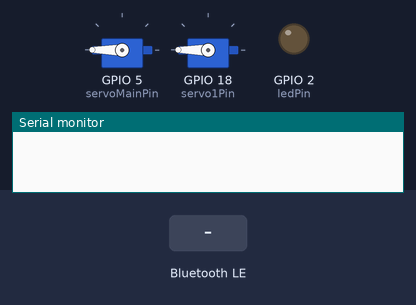
The program below on a simulated ESP32. Shown: 2 × servo, output pins drawn as LEDs (lit = HIGH), the last lines printed to the serial monitor. The inputs (shaded band) are chosen by the test bench. Nothing arrives over Bluetooth unless stated; a phone connects over Bluetooth LE 3 s after start.

Above: at 0.5 s.
At 3.2 s:
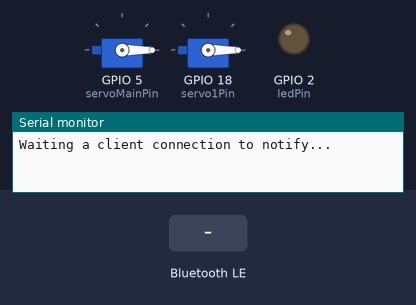
3.3 s: Bluetooth LE write "1" received
Timing chart, 0 to 6.3 s (numbered marks = the images above; inputs shaded):
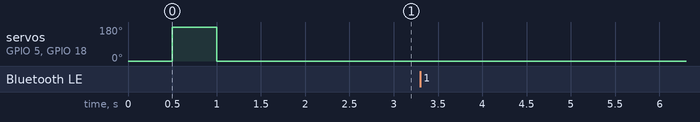

The program:

main.cpp
```cpp
/*
  Based on Neil Kolban example for IDF: https://github.com/nkolban/esp32-snippets/blob/master/cpp_utils/tests/BLE%20Tests/SampleNotify.cpp
  Ported to Arduino ESP32 by Evandro Copercini
  updated by chegewara and MoThunderz
*/
#include <BLEDevice.h>
#include <BLEServer.h>
#include <BLEUtils.h>
#include <BLE2902.h>
#include <HardwareSerial.h>
#include <ESP32Servo.h>

BLEServer* pServer = NULL;
BLECharacteristic* pCharacteristic = NULL;
BLEDescriptor *pDescr;
BLE2902 *pBLE2902;

bool deviceConnected = false;
bool oldDeviceConnected = false;
bool isSelamIsGiven = false;

// See the following for generating UUIDs:
// https://www.uuidgenerator.net/

std::string incomingData = "";

Servo servoMain;
Servo servo1;

int servoMainPin = 5;
int servo1Pin = 18;

int ledPin = 2;

// #define SERVICE_UUID        "4fafc201-1fb5-459e-8fcc-c5c9c331914b"
#define SERVICE_UUID        "4fafc201-1fb5-459e-8fcc-c5c9c331914b"
#define CHARACTERISTIC_UUID "beefcafe-36e1-4688-b7f5-00000000000b"
// #define CHARACTERISTIC_UUID "beb5483e-36e1-4688-b7f5-ea07361b26a8"

class MyServerCallbacks : public BLEServerCallbacks
{
  void onConnect(BLEServer *pServer)
  {
    if(!deviceConnected){
      deviceConnected = true;
      Serial.println("Connected");
    }
  };

  void onDisconnect(BLEServer *pServer)
  {
    if(deviceConnected){
      deviceConnected = false;
      Serial.println("Disconnected");
    }
  }
};

class CharacteristicsCallbacks : public BLECharacteristicCallbacks
{
  void onWrite(BLECharacteristic *pCharacteristic)
  {
    incomingData = pCharacteristic->getValue().c_str();

    // Şu anda tek servo açısı geliyor, özelleştirme ile her servoya ayrı açı gönderilmeli
    if(incomingData.find("Servo") != std::string::npos){
      size_t colonPos = incomingData.find(":");

      int servoAngle;

      if (colonPos != std::string::npos) {
        std::string valuePart = incomingData.substr(colonPos + 1);
        valuePart.erase(0, valuePart.find_first_not_of(" "));

        servoAngle = std::stoi(valuePart);

        Serial.println(servoAngle);

        servoMain.write(servoAngle);
        servo1.write(servoAngle);

        digitalWrite(ledPin, 1);
        delay(100);
        digitalWrite(ledPin, 0);
      }
    }


    Serial.print("Incoming Data: ");
    Serial.println(incomingData.c_str());
  }
};

void setup() {
  // Serial.begin(115200);
  Serial.begin(9600);

  servoMain.attach(servoMainPin);
  servo1.attach(servo1Pin);

  servoMain.write(0);
  servo1.write(0);

  delay(500);

  servoMain.write(180);
  servo1.write(180);

  delay(500);

  servoMain.write(0);
  servo1.write(0);

  delay(1000);

  pinMode(ledPin, OUTPUT);

  // Create the BLE Device
  BLEDevice::init("ESP32");

  // Create the BLE Server
  pServer = BLEDevice::createServer();
  pServer->setCallbacks(new MyServerCallbacks());

  // Create the BLE Service
  BLEService *pService = pServer->createService(SERVICE_UUID);

  // Create a BLE Characteristic
  pCharacteristic = pService->createCharacteristic(
                      CHARACTERISTIC_UUID,
                      BLECharacteristic::PROPERTY_READ   |
                      BLECharacteristic::PROPERTY_WRITE  |
                      BLECharacteristic::PROPERTY_NOTIFY |
                      BLECharacteristic::PROPERTY_INDICATE
                    );

  // Create a BLE Descriptor

  pDescr = new BLEDescriptor((uint16_t)0x2901);
  pDescr->setValue("A very interesting variable");
  pCharacteristic->addDescriptor(pDescr);

  pBLE2902 = new BLE2902();
  pBLE2902->setNotifications(true);
  pCharacteristic->addDescriptor(pBLE2902);

  // Start the service
  pService->start();

  // Start advertising
  BLEAdvertising *pAdvertising = BLEDevice::getAdvertising();
  pAdvertising->addServiceUUID(SERVICE_UUID);
  pAdvertising->setScanResponse(false);
  pAdvertising->setMinPreferred(0x0);  // set value to 0x00 to not advertise this parameter
  BLEDevice::startAdvertising();
  Serial.println("\nWaiting a client connection to notify...");

  pCharacteristic->setCallbacks(new CharacteristicsCallbacks());
}

void loop() {
    // notify changed value
    if (deviceConnected) {
        // pCharacteristic->setValue(value);
        // pCharacteristic->notify();
        // value++;
        if(!isSelamIsGiven){
          std::string message = "Selamun Aleykum";
          pCharacteristic->setValue(message);
          pCharacteristic->notify();
          isSelamIsGiven = true;
        }else{
          std::string message = "Aleykum Selam";
          pCharacteristic->setValue(message);
          pCharacteristic->notify();
          isSelamIsGiven = false;
        }
        delay(2000);
    }
    // disconnecting
    if (!deviceConnected && oldDeviceConnected) {
        delay(500); // give the bluetooth stack the chance to get things ready
        pServer->startAdvertising(); // restart advertising
        Serial.println("start advertising");
        oldDeviceConnected = deviceConnected;
    }
    // connecting
    if (deviceConnected && !oldDeviceConnected) {
        // do stuff here on connecting
        oldDeviceConnected = deviceConnected;
    }
}
```
